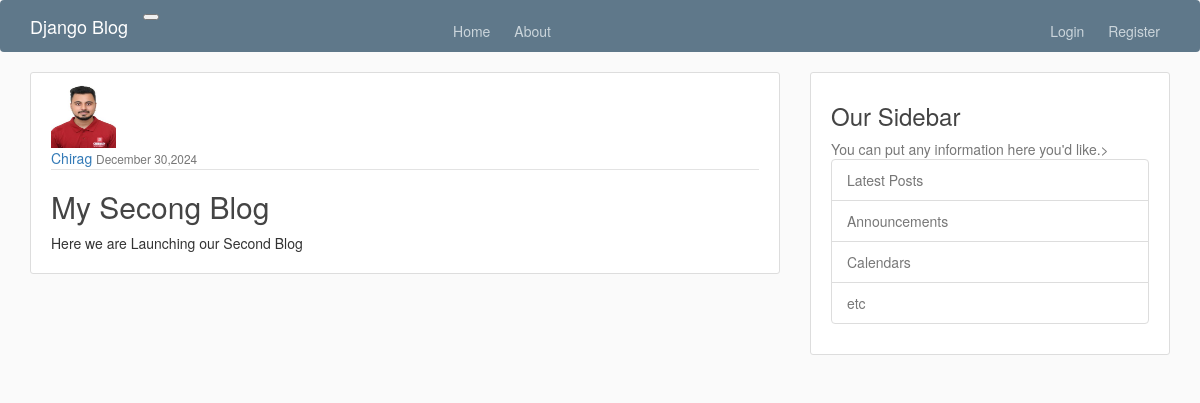
The app's page /post/2/ with its own data.
### api/models.py (models this page shows, shortened)
class Post(models.Model):
    title = models.CharField(max_length=200)
    content = models.TextField()
    date_posted = models.DateTimeField(default=timezone.now)
    author = models.ForeignKey(User,on_delete=models.CASCADE)

### users/models.py (models this page shows, shortened)
class Profile(models.Model):
    user = models.OneToOneField(User, on_delete=models.CASCADE)
    image = models.ImageField(default='default.jpg', upload_to='profile_pics')

### api/views.py (the view)
# urls.py: path('post/<int:pk>/', PostDetailView.as_view(),name='api-post-detail'),
class PostDetailView(DetailView):
    model = Post

### templates/api/post_detail.html (shortened to what this page needs)
{% extends "api/base.html" %}
{% block content %}
<article class="media content-section">
  <img class="rounded-circle article-img" src="{{ object.author.profile.image.url }}" />
    <div class="media-body">
      <div class="article-metadata">
        <a class="mr-2" href="{% url 'api-user-posts' object.author.username %}">{{ object.author }}</a>
        <small class="text-muted">{{ object.date_posted|date:"F d,Y" }}</small>
      </div>
      <h2 class="article-title">{{ object.title }}</h2>
      <p class="article-content">{{ object.content }}</p>
    </div>
  </article>
{% endblock content %}

### static/api/main.css (style rules this page uses)
body { background: #fafafa; color: #333333; }
h1, h2, h3, h4, h5, h6 { color: #444444; }
.content-section { background: #ffffff; padding: 10px 20px; border: 1px solid #dddddd; border-radius: 3px; margin-bottom: 20px; }
.article-title { color: #444444; }
.article-content { white-space: pre-line; }
.article-img { height: 65px; width: 65px; margin-right: 16px; }
.article-metadata { padding-bottom: 1px; margin-bottom: 4px; border-bottom: 1px solid #e3e3e3 }

### records on screen
Post: author.profile.image (picture), author "Chirag", date_posted "December 30,2024", title "My Secong Blog", content "Here we are Launching our Second Blog"
